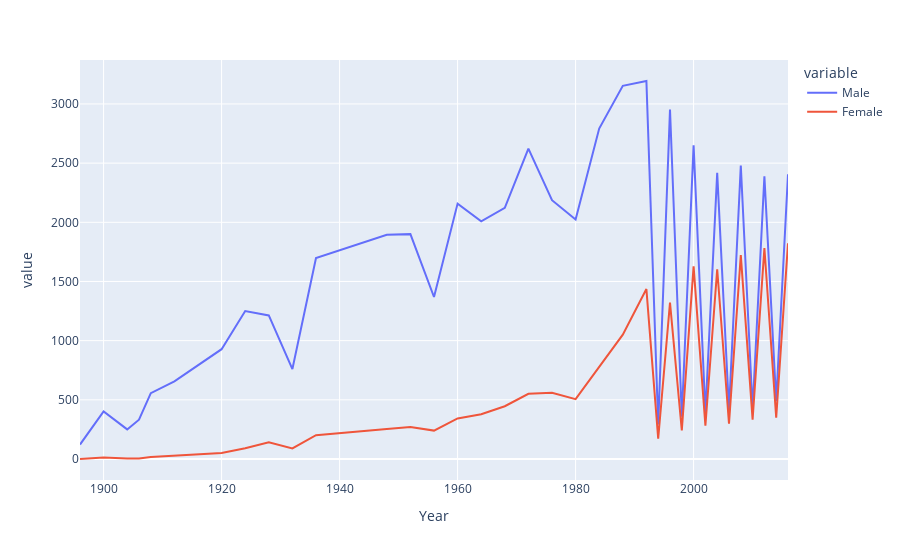

The code cell stored with this chart in its notebook:
### Code cell
fig = px.line(final , x = 'Year' , y = ['Male' , 'Female'])
fig.show()

### Figure 1 — Plotly figure (JSON) as saved in the notebook; plotly's stock layout.template omitted (floating-point values rounded to 4 significant figures)
{"data": [{"hovertemplate": "variable=Male<br>Year=%{x}<br>value=%{y}<extra></extra>", "legendgroup": "Male", "line": {"color": "#636efa", "dash": "solid"}, "marker": {"symbol": "circle"}, "mode": "lines", "name": "Male", "orientation": "v", "showlegend": true, "type": "scatter", "x": [1896, 1900, 1904, 1906, 1908, 1912, 1920, 1924, 1928, 1932, 1936, 1948, 1952, 1956, 1960, 1964, 1968, 1972, 1976, 1980, 1984, 1988, 1992, 1994, 1996, 1998, 2000, 2002, 2004, 2006, 2008, 2010, 2012, 2014, 2016], "xaxis": "x", "y": [122, 401, 250, 332, 556, 656, 928, 1250, 1213, 760, 1698, 1895, 1900, 1369, 2158, 2008, 2123, 2622, 2187, 2024, 2792, 3153, 3194, 292, 2953, 357, 2651, 387, 2418, 411, 2480, 421, 2389, 488, 2406], "yaxis": "y"}, {"hovertemplate": "variable=Female<br>Year=%{x}<br>value=%{y}<extra></extra>", "legendgroup": "Female", "line": {"color": "#EF553B", "dash": "solid"}, "marker": {"symbol": "circle"}, "mode": "lines", "name": "Female", "orientation": "v", "showlegend": true, "type": "scatter", "x": [1896, 1900, 1904, 1906, 1908, 1912, 1920, 1924, 1928, 1932, 1936, 1948, 1952, 1956, 1960, 1964, 1968, 1972, 1976, 1980, 1984, 1988, 1992, 1994, 1996, 1998, 2000, 2002, 2004, 2006, 2008, 2010, 2012, 2014, 2016], "xaxis": "x", "y": [0, 13, 4, 5, 16, 27, 50, 91, 142, 89, 201, 254, 271, 240, 343, 378, 446, 551, 559, 506, 775, 1051, 1436, 172, 1321, 241, 1628, 281, 1603, 298, 1723, 333, 1783, 349, 1823], "yaxis": "y"}], "layout": {"legend": {"title": {"text": "variable"}, "tracegroupgap": 0}, "margin": {"t": 60}, "xaxis": {"anchor": "y", "domain": [0, 1], "title": {"text": "Year"}}, "yaxis": {"anchor": "x", "domain": [0, 1], "title": {"text": "value"}}}}
